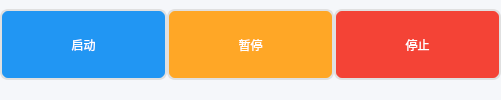
        <widget class="QFrame" name="frame">
         <property name="sizePolicy">
          <sizepolicy hsizetype="Preferred" vsizetype="Fixed">
           <horstretch>0</horstretch>
           <verstretch>0</verstretch>
          </sizepolicy>
         </property>
         <property name="styleSheet">
          <string notr="true">QFrame {
    background-color: #F5F7FA;
    border-radius: 8px;
    border: none;
}
/* 工具栏按钮通用样式 */
QToolButton {
    color: white;
    border-radius: 8px;
    font: bold 10pt &quot;Microsoft YaHei&quot;;
    border: 2px solid #E0E0E0;
    min-width: 70px;
    min-height: 46px;
    text-align: center;
    padding: 4px;
    background-color: #F5F5F5;
}

/* 通用悬浮和按下效果 */
QToolButton:hover {
    border: 2px solid #BDBDBD;
}

QToolButton:pressed {
    border: 2px solid #757575;
}

/* 登录按钮 - 蓝色主题 */
QToolButton#login_config_ToolBtn {
    background-color: transparent;
    border: 2px solid #E0E0E0;
    color: #333333;
}
QToolButton#login_config_ToolBtn:hover {
    background-color: #2196F3;
    border: 2px solid #1976D2;
    color: white;
}
QToolButton#login_config_ToolBtn:pressed {
    background-color: #0D47A1;
    border: 2px solid #1565C0;
    color: white;
}

/* 通讯配置按钮 - 绿色主题 */
QToolButton#serialPort_config_toolBtn {
    background-color: transparent;
    border: 2px solid #E0E0E0;
    color: #333333;
}
QToolButton#serialPort_config_toolBtn:hover {
    background-color: #4CAF50;
    border: 2px solid #388E3C;
    color: white;
}
QToolButton#serialPort_config_toolBtn:pressed {
    background-color: #1B5E20;
    border: 2px solid #2E7D32;
    color: white;
}

/* 运控设置按钮 - 橙色主题 */
QToolButton#motion_config_toolBtn {
    background-color: transparent;
    border: 2px solid #E0E0E0;
    color: #333333;
}
QToolButton#motion_config_toolBtn:hover {
    background-color: #FF9800;
    border: 2px solid #F57C00;
    color: white;
}
QToolButton#motion_config_toolBtn:pressed {
    background-color: #E65100;
    border: 2px solid #EF6C00;
    color: white;
}

/* I/O配置按钮 - 紫色主题 */
QToolButton#IO_config_toolBtn {
    background-color: transparent;
    border: 2px solid #E0E0E0;
    color: #333333;
}
QToolButton#IO_config_toolBtn:hover {
    background-color: #9C27B0;
    border: 2px solid #7B1FA2;
    color: white;
}
QToolButton#IO_config_toolBtn:pressed {
    background-color: #4A148C;
    border: 2px solid #6A1B9A;
    color: white;
}

/* MES配置按钮 - 红色主题 */
QToolButton#mes_config_toolBtn {
    background-color: transparent;
    border: 2px solid #E0E0E0;
    color: #333333;
}
QToolButton#mes_config_toolBtn:hover {
    background-color: #F44336;
    border: 2px solid #D32F2F;
    color: white;
}
QToolButton#mes_config_toolBtn:pressed {
    background-color: #B71C1C;
    border: 2px solid #C62828;
    color: white;
}

/* 产品配置按钮 - 黄色主题 */
QToolButton#offerings_config_toolBtn {
    background-color: transparent;
    border: 2px solid #E0E0E0;
    color: #333333;
}
QToolButton#offerings_config_toolBtn:hover {
    background-color: #FFC107;
    border: 2px solid #F9A825;
    color: white;
}
QToolButton#offerings_config_toolBtn:pressed {
    background-color: #FF8F00;
    border: 2px solid #F57F17;
    color: white;
}

/* 数据图表按钮 - 青色主题 */
QToolButton#data_chart_config_toolBtn {
    background-color: transparent;
    border: 2px solid #E0E0E0;
    color: #333333;
}
QToolButton#data_chart_config_toolBtn:hover {
    background-color: #00BCD4;
    border: 2px solid #0097A7;
    color: white;
}
QToolButton#data_chart_config_toolBtn:pressed {
    background-color: #006064;
    border: 2px solid #00838F;
    color: white;
}

/* 相机配置按钮 - 粉色主题 */
QToolButton#vision_config_toolBtn {
    background-color: transparent;
    border: 2px solid #E0E0E0;
    color: #333333;
}
QToolButton#vision_config_toolBtn:hover {
    background-color: #E91E63;
    border: 2px solid #C2185B;
    color: white;
}
QToolButton#vision_config_toolBtn:pressed {
    background-color: #880E4F;
    border: 2px solid #AD1457;
    color: white;
}

/* 视觉处理按钮 - 青绿色主题 */
QToolButton#vision_process_toolBtn {
    background-color: transparent;
    border: 2px solid #E0E0E0;
    color: #333333;
}
QToolButton#vision_process_toolBtn:hover {
    background-color: #009688;
    border: 2px solid #00695C;
    color: white;
}
QToolButton#vision_process_toolBtn:pressed {
    background-color: #004D40;
    border: 2px solid #00574B;
    color: white;
}

/* 禁用状态通用样式 */
QToolButton:disabled {
    background-color: #BDBDBD;
    color: #757575;
    border: 2px solid #9E9E9E;
}
</string>
         </property>
         <property name="frameShape">
          <enum>QFrame::StyledPanel</enum>
         </property>
         <property name="frameShadow">
          <enum>QFrame::Raised</enum>
         </property>
         <layout class="QHBoxLayout" name="horizontalLayout_2">
          <property name="spacing">
           <number>0</number>
          </property>
          <property name="leftMargin">
           <number>0</number>
          </property>
          <property name="topMargin">
           <number>0</number>
          </property>
          <property name="rightMargin">
           <number>0</number>
          </property>
          <item>
           <widget class="QToolButton" name="start_toolBtn">
            <property name="cursor">
             <cursorShape>PointingHandCursor</cursorShape>
            </property>
            <property name="toolTip">
             <string>启动设备</string>
            </property>
            <property name="styleSheet">
             <string notr="true">background-color: #2196F3;
color: white;
border-radius: 8px;
font: bold 12pt &quot;Microsoft YaHei&quot;;
padding: 8px 15px;
min-width: 130px;
min-height: 48px;
text-align: left;</string>
            </property>
            <property name="text">
             <string>启动</string>
            </property>
            <property name="icon">
             <iconset>
              <normaloff>:/icons/start.png</normaloff>:/icons/start.png</iconset>
            </property>
            <property name="iconSize">
             <size>
              <width>36</width>
              <height>36</height>
             </size>
            </property>
            <property name="toolButtonStyle">
             <enum>Qt::ToolButtonTextBesideIcon</enum>
            </property>
           </widget>
          </item>
          <item>
           <widget class="QToolButton" name="pause_toolBtn">
            <property name="cursor">
             <cursorShape>PointingHandCursor</cursorShape>
            </property>
            <property name="toolTip">
             <string>暂停当前操作</string>
            </property>
            <property name="styleSheet">
             <string notr="true">background-color: #FFA726;
color: white;
border-radius: 8px;
font: bold 12pt &quot;Microsoft YaHei&quot;;
padding: 8px 15px;
min-width: 130px;
min-height: 48px;
text-align: left;</string>
            </property>
            <property name="text">
             <string>暂停</string>
            </property>
            <property name="icon">
             <iconset>
              <normaloff>:/icons/pause.png</normaloff>:/icons/pause.png</iconset>
            </property>
            <property name="iconSize">
             <size>
              <width>36</width>
              <height>36</height>
             </size>
            </property>
            <property name="toolButtonStyle">
             <enum>Qt::ToolButtonTextBesideIcon</enum>
            </property>
           </widget>
          </item>
          <item>
           <widget class="QToolButton" name="stop_toolBtn">
            <property name="cursor">
             <cursorShape>PointingHandCursor</cursorShape>
            </property>
            <property name="toolTip">
             <string>停止并重置设备</string>
            </property>
            <property name="styleSheet">
             <string notr="true">background-color: #F44336;
color: white;
border-radius: 8px;
font: bold 12pt &quot;Microsoft YaHei&quot;;
padding: 8px 15px;
min-width: 130px;
min-height: 48px;
text-align: left;</string>
            </property>
            <property name="text">
             <string>停止</string>
            </property>
            <property name="icon">
             <iconset>
              <normaloff>:/icons/stop.png</normaloff>:/icons/stop.png</iconset>
            </property>
            <property name="iconSize">
             <size>
              <width>36</width>
              <height>36</height>
             </size>
            </property>
            <property name="toolButtonStyle">
             <enum>Qt::ToolButtonTextBesideIcon</enum>
            </property>
           </widget>
          </item>
         </layout>
        </widget>
